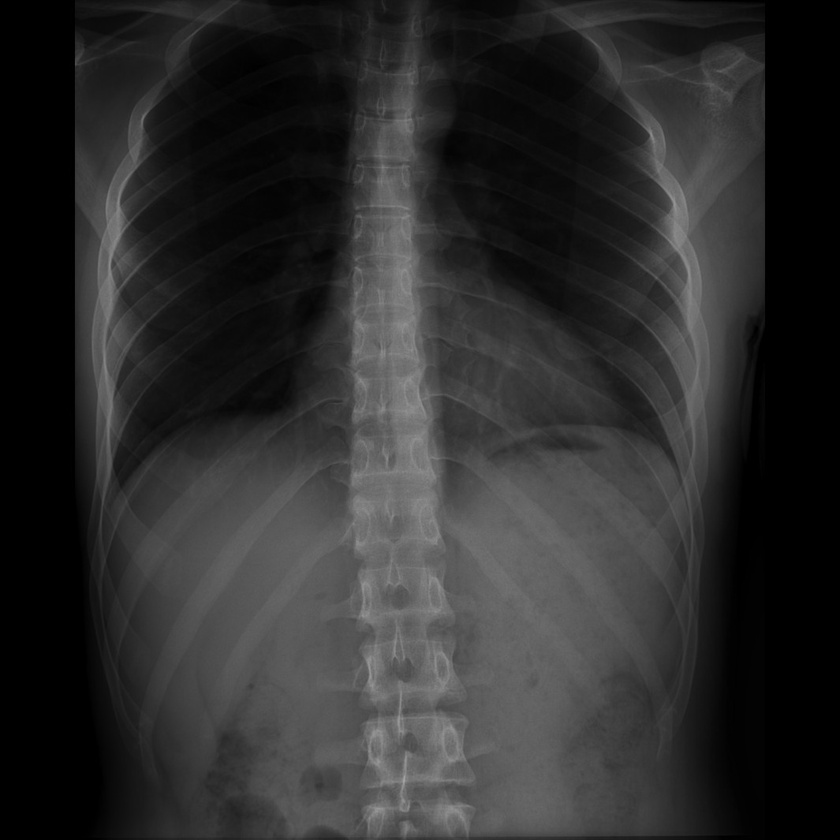
%> input picture originales/lab02.jpg, 840 x 840 px, shrunk from 1065 x 1065 before the run
$ octave lab_paim_02_carga_imagenes.m   (GNU Octave 9; MATLAB toolbox functions it lacks are replaced by stand-ins)
%> lines starting %> are read from the running program, lines starting %| are printed output that depends on the picture
%% Carga de la imagen y conversión a uint8

A = imread("originales\lab02.jpg");
%> A is the input picture: size 840x840x3 uint8; min 0, max 164, mean 44.9
size(A)
%> ans = [840 840 3]

A = im2gray(A);
%> A: size 840x840 uint8
size(A)
%> ans = [840 840]

histogram(A)
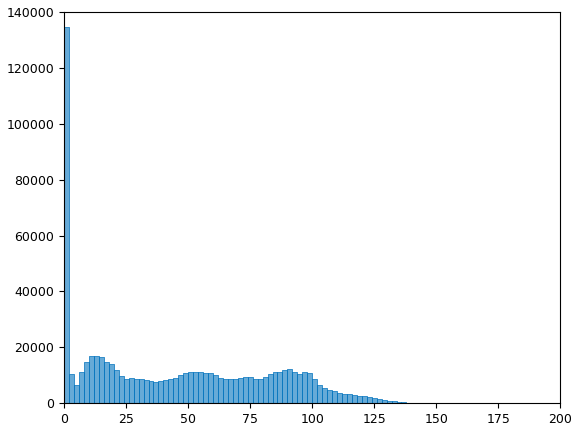
%> figure redrawn from the program's plot data; tallest bar 134634 high, from x = 0 to 2

%% Impresión de valores mínimos y máximos

clc
min(A, [], "all")
%> ans = 0
max(A, [], "all")
%> ans = 164

%% Ajuste del valor mínimo

close all
clc
G = double(A);

figure
histogram(G)
title("Histograma antes de ajustar el valor mínimo")
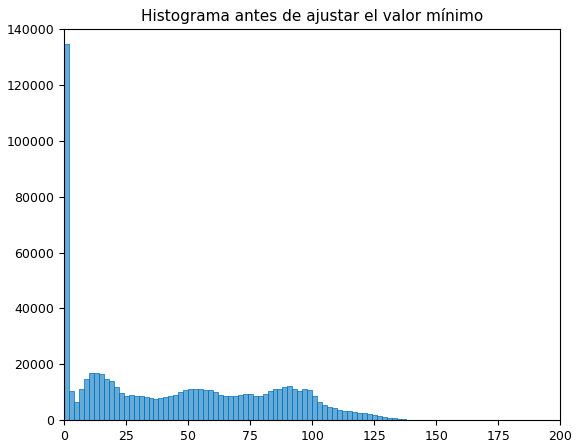
%> figure redrawn from the program's plot data; tallest bar 134634 high, from x = 0 to 2

G_min = G - min(G, [], "all");

figure
histogram(G_min)
title("Histograma después de ajustar el valor mínimo")
%> figure, not shown here; tallest bar 134634 high, from x = 0 to 2


%% Ajuste del valor máximo

close all
clc

max_G = max(G_min, [], "all");
%> max_G = 164

Gs = 255 .* (G_min ./ max_G);
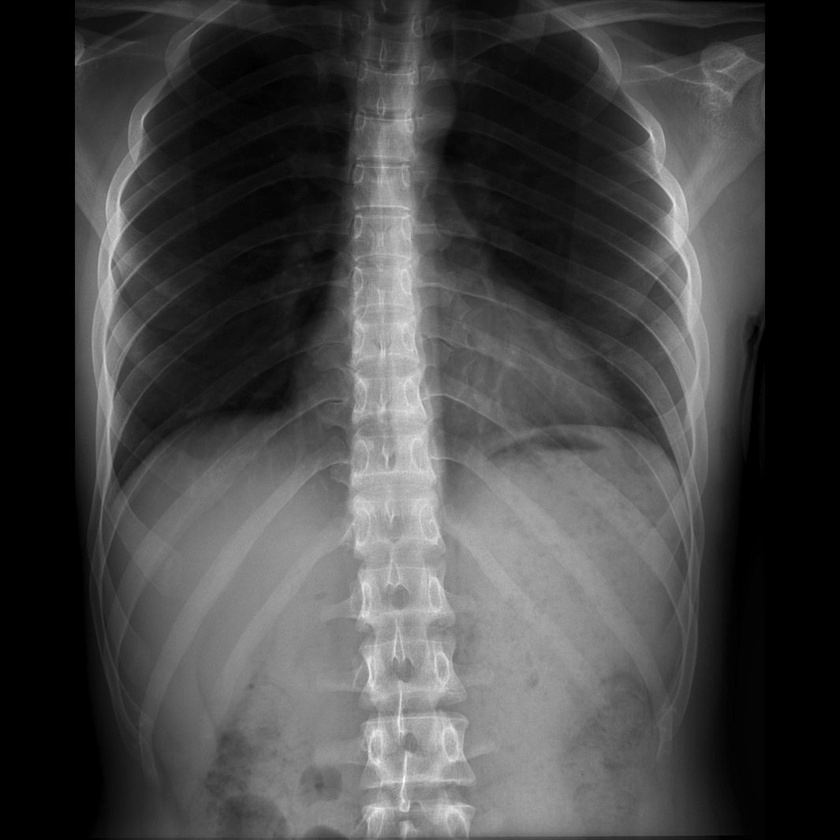
%> Gs: size 840x840 double; min 0, max 255, mean 69.8

Gs = uint8(Gs);
%> Gs: size 840x840 uint8

figure
histogram(Gs)
title("Histograma después de ajustar el valor máximo")
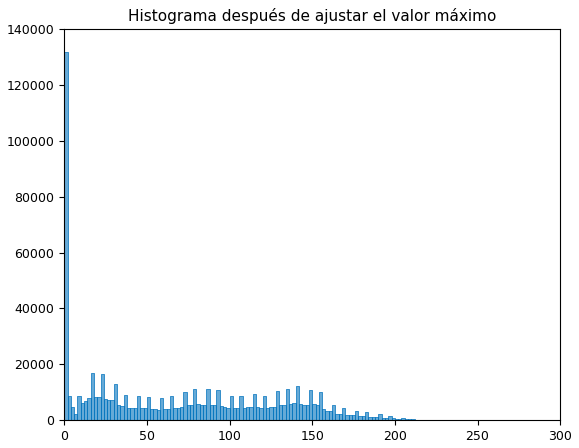
%> figure redrawn from the program's plot data; tallest bar 131687 high, from x = 0 to 2

figure
imshow(Gs)

min(Gs, [], "all")
%> ans = 0
max(Gs, [], "all")
%> ans = 255

imwrite(Gs, "resultados\lab02.png")

%% Guardar la imagen original

close all
clc

mkdir("resultados")
delete("resultados\lab02.png")
imwrite(Gs, "resultados\lab02.png")

$ run again, with originales/lab03_a.jpg copied over originales/lab02.jpg
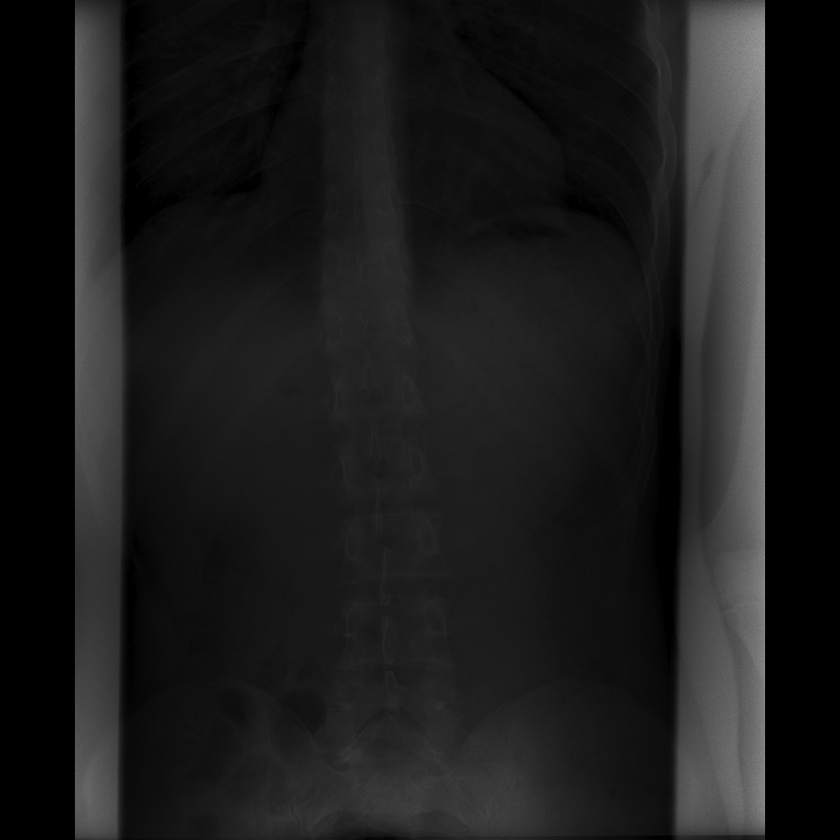
%> input picture originales/lab03_a.jpg, 840 x 840 px, shrunk from 1065 x 1065 before the run
%> A is the input picture: size 840x840x3 uint8; min 0, max 156, mean 27.5
%> A: size 840x840 uint8
%> `histogram(A)`:
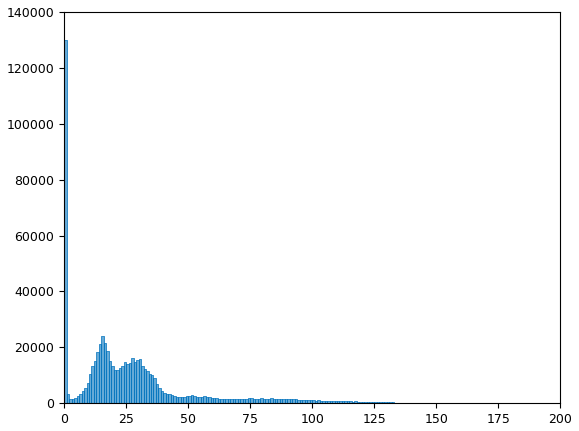
%> figure redrawn from the program's plot data; tallest bar 129839 high, from x = 0 to 1
%> `min(A, [], "all")`: ans = 0
%> `max(A, [], "all")`: ans = 156
%> `title("Histograma después de ajustar el valor máximo")`:
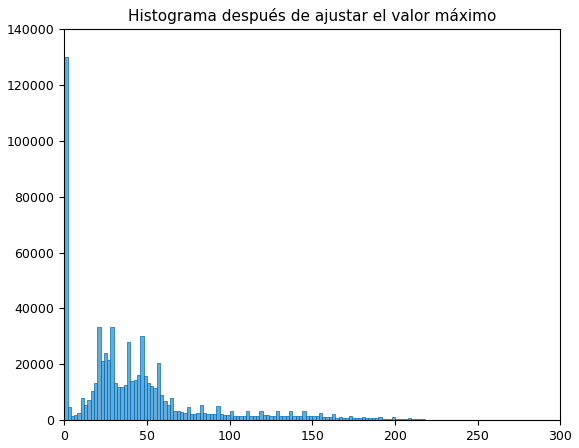
%> figure redrawn from the program's plot data; tallest bar 129839 high, from x = 0 to 2
%> `min(Gs, [], "all")`: ans = 0
%> `max(Gs, [], "all")`: ans = 255
